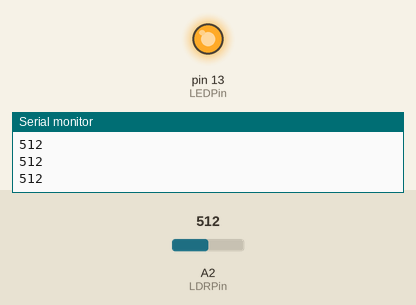
Simulated run of this sketch. Board: Arduino Uno, built with avr-gcc and run on an emulated ATmega328P. Shown: output pins drawn as LEDs (lit = HIGH), the last lines printed to the serial monitor. Inputs (shaded band) come from the test bench; at power-on: A2 (LDRPin) = 512.

Above: at 1.2 s.
1.3 s: A2 (LDRPin) set to 787
2.8 s: A2 (LDRPin) set to 813
At 3.4 s:
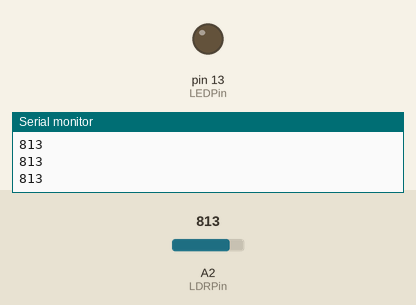
4.3 s: A2 (LDRPin) set to 790
At 5.5 s:
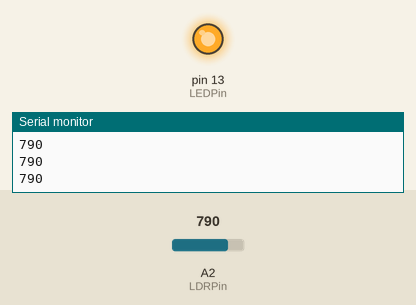
5.8 s: A2 (LDRPin) set to 810
At 6.9 s:
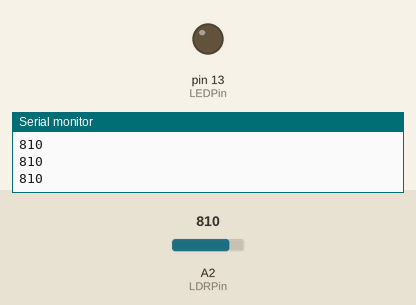
Timing chart, 0 to 8.3 s (numbered marks = the images above; inputs shaded):
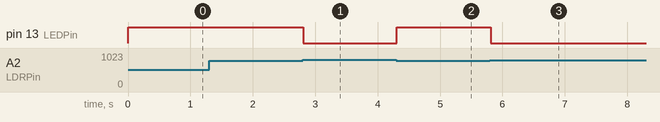

The sketch:

arduino.ino
```cpp
const int LEDPin = 13;
const int LDRPin = A2;
const int threshold = 800;

void setup() {
  Serial.begin(9600);
  pinMode(LEDPin, OUTPUT);
  pinMode(LDRPin, INPUT);
}

void loop() {
  int input = analogRead(LDRPin);
   Serial.println(input);
  if (input < threshold) {
    digitalWrite(LEDPin, HIGH);
  }
  else {
    digitalWrite(LEDPin, LOW);
  }
}
```

Measured:
- the behaviour switches between 799 and 800 on A2 (LDRPin) (found by bisection; images 0 and 1)
- after the input at 2.8 s, pin 13 (LEDPin): HIGH → LOW at once
- after the input at 4.3 s, pin 13 (LEDPin): LOW → HIGH at once
- after the input at 5.8 s, pin 13 (LEDPin): HIGH → LOW at once
